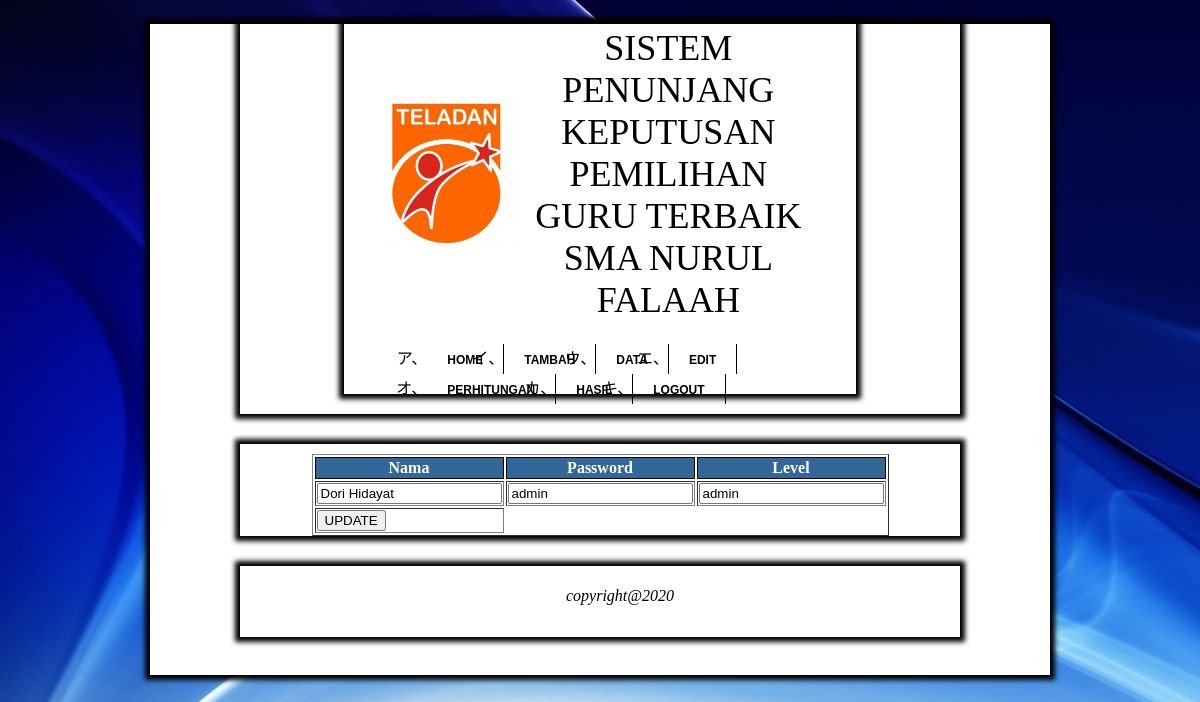
Page /admin/edit_user.php?id_user=1 (signed in) on the committed database.
### tables this page shows
CREATE TABLE IF NOT EXISTS `user` (
`id_user` int(4) NOT NULL,
  `id_guru` int(5) DEFAULT NULL,
  `nama` varchar(35) NOT NULL,
  `password` varchar(10) NOT NULL,
  `level` varchar(10) NOT NULL
);

### admin/edit_user.php (the view, shortened to what this page needs)
<?php
if (isset($_SESSION['level']))
{
	if ($_SESSION['level'] == "admin")
   {
?>
<html>
<head>
<link href="style.css" type="text/css" rel="stylesheet" />
</head>
<body>
<div id="container">
<div class="header">
<?php include "header.php"; ?>
</div>
<div class="conten">
<?php
$id_user=$_GET['id_user'];
$query=mysqli_query($GLOBALS["___mysqli_ston"], "select * from user where id_user='$id_user'");
?>
<form action="aksi/supdate_user.php" method="post">
<table border="1" align="center">
<?php
while($row=mysqli_fetch_array($query)){
?>
<tr>
<th>Nama</th><th>Password</th><th>Level</th>
</tr>
<tr>
<td><input type="text" name="u1" value="<?php echo $row['nama'];?>" /></td>
<td><input type="text" name="u2" value="<?php echo $row['password'];?>" /></td>
<td><input type="text" name="u3" value="<?php echo $row['level'];?>" /></td>
</tr>
<tr>
<td><input type="submit" value="UPDATE" name="simpan" /></td>
</tr>
</table>
<?php
}
?>
</div>
<div class="footer">
<?php include "footer.php"; ?>
</div>
</div>
</body>
</html>
<?php
   }
}
?>

### admin/style.css (style rules this page uses)
body { background-image:url(../img/bg.jpg); background-attachment:fixed; background-repeat:repeat; }
TH { background-color:#999999; border-width: 1px ; border-style:solid; border-color :black ; text-decoration:bold; }
#container { margin-top:2%; margin-left:17%; margin-right:17%; margin-bottom:auto; background-color:white; -moz-box-shadow: 0 0 5px 5px black; -webkit-box-shadow: 0 0 5px 5px black; box-shadow: 0 0 5px 5px blcak; height:auto; }
.header { background-color:white; margin-top:15px; padding-bottom:20px; padding-left:40px; padding-right:40px; }
.conten { background-color:white; height:auto; margin-left:5%; margin-right:5%; }

### css/style.css (style rules this page uses)
body { background-image:url(../img/bg.jpg); background-attachment:fixed; background-repeat:repeat; }
TH { color : #FFFFFF; background-color : #336699; border-width: 1px ; border-style:solid; border-color :black; }
#container { margin-top:2%; margin-left:12%; margin-right:12%; margin-bottom:auto; background-color:no; height:auto; }
.header { background-color:white; margin-left:10%; margin-right:10%; -moz-box-shadow: 0 0 5px 5px black; -webkit-box-shadow: 0 0 5px 5px black; box-shadow: 0 0 5px 5px black; }
.conten { background-color:white; height:auto; margin-top:30px; margin-left:10%; margin-right:10%; padding-top:10px; -moz-box-shadow: 0 0 5px 5px black; -webkit-box-shadow: 0 0 5px 5px black; box-shadow: 0 0 5px 5px black; }

### rows in the picture
user: u1 "Dori Hidayat", u2 "admin", u3 "admin"
